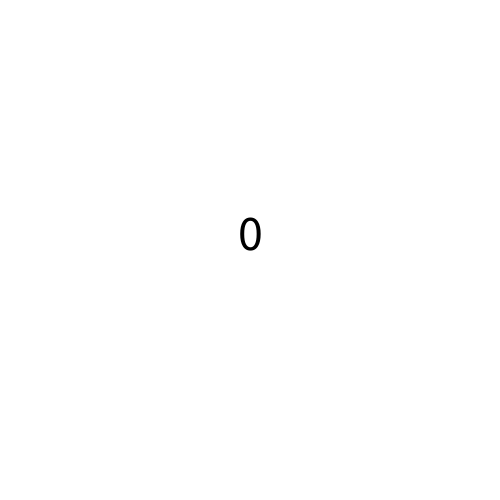
Frame 1 (no input)
Frame 60 (the mouse pressed at the canvas centre just before this capture): identical to frame 1, image omitted
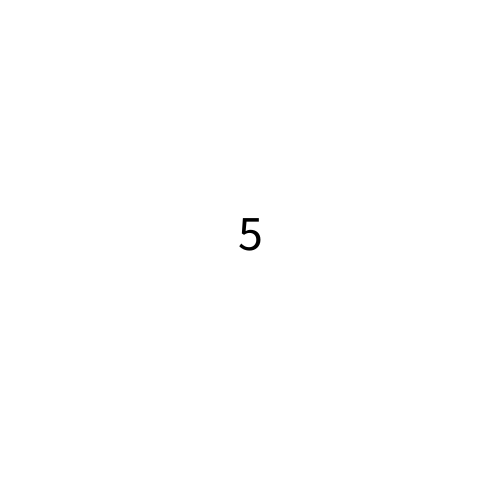
Frame 120 (the mouse held since frame 60 and released just before this capture)

The Processing sketch that drew these frames (run headless with seeded random() and noise(); from frame 60 on, the mouse is pressed at the canvas centre):

// Processing sketch: GameOfPoints
// ── GameOfPoints.pde
/* Fix me, using functions!
   Goucher - Digital Media Programming
   Ben Taylor
*/

int points = 0;
int timer = 0;

void setup() {
   size(500,500);
   textAlign(CENTER);
   textSize(50);
   background(255,0,0);
}

void draw() {
  
  if (timer < 300) {
     background(255,255,255);
  } else {
     background(0,255,0);
  }
 
  fill(0);
  text(points,width/2,height/2);
  
  timer++;
}



/************ 
*   MOUSE   *
************/

void mousePressed() {
  if (timer < 300) {
    points = points + 5; 
  }
}

void mouseMoved() {
  if (timer < 300) {
    points = points + 1;
  }
}

void mouseReleased() {
  if (timer < 300) {
    points = points + 5;  
  } 
}

// Nice mouse extras!

void mouseDragged() {
  if (timer < 300) {
    points = points + 1;
  }
}

void mouseWheel() {
  if (timer < 300) {
    points = points + 1;
  }
}

/*********** 
*   KEYS   *
***********/

void keyPressed() {
  if (timer < 300) {
    points = points + 3;
  }
}
